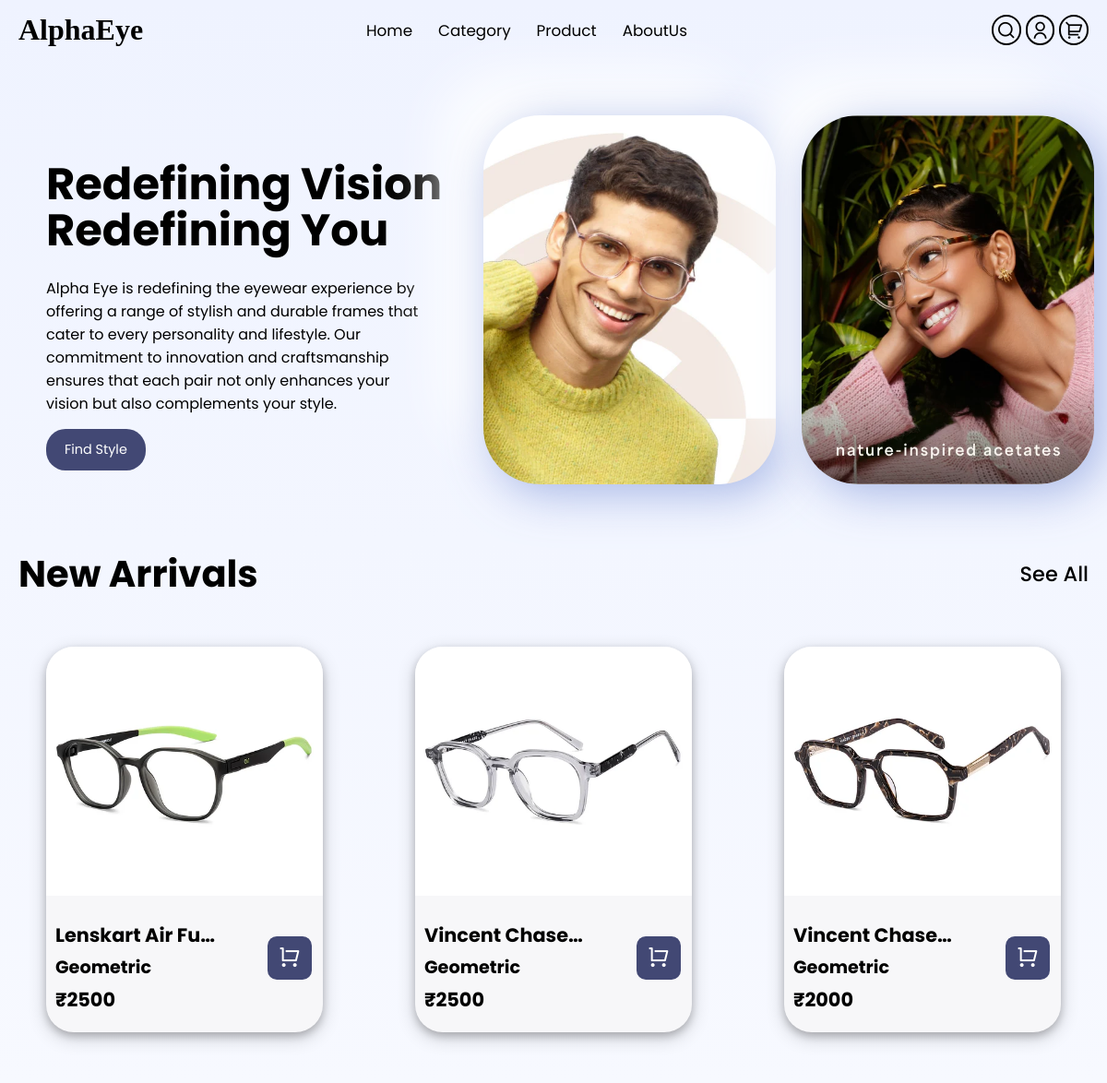
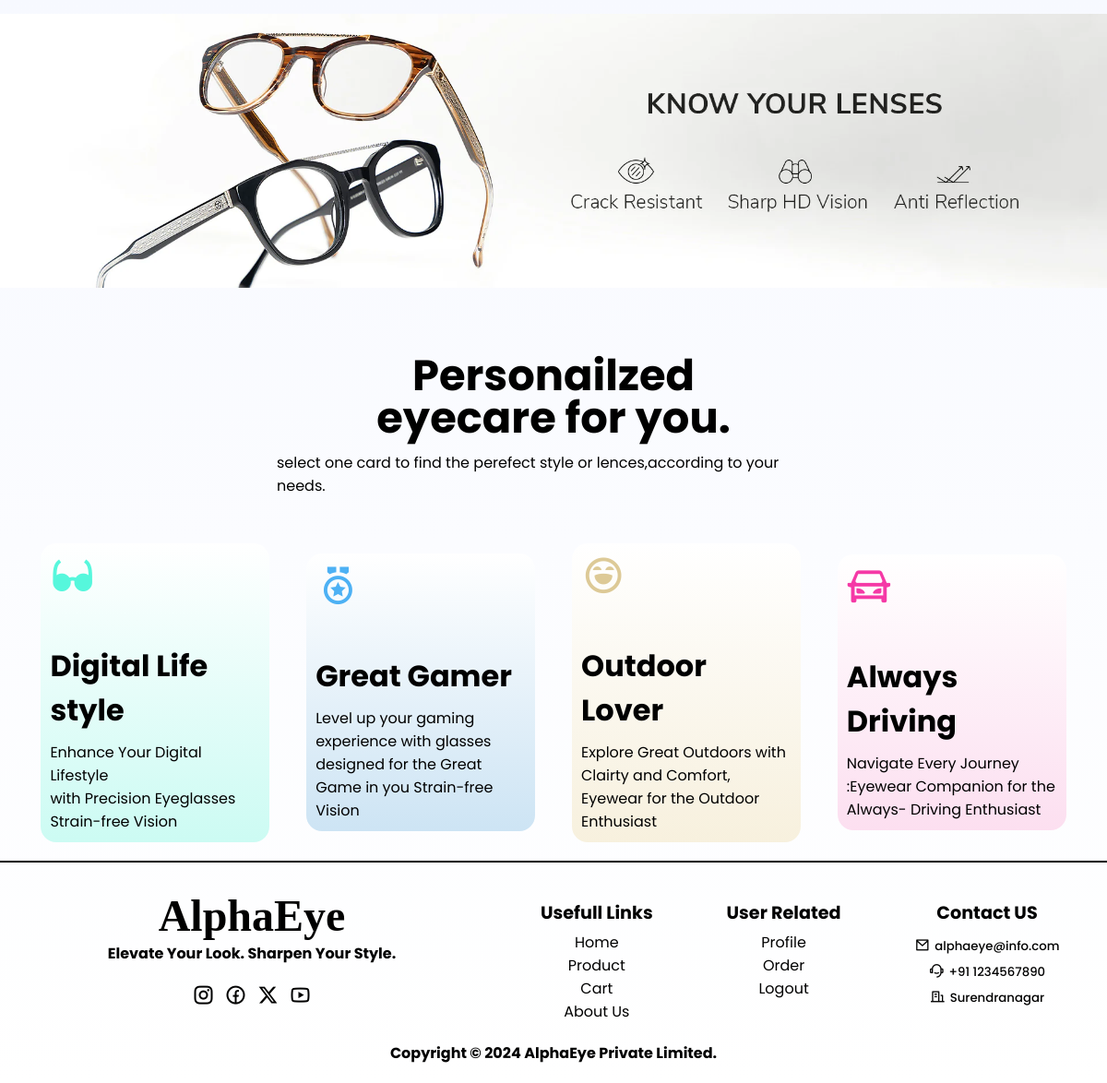
The page / on the database its author committed (2 pictures, top to bottom).
### tables this page shows
CREATE TABLE `product` (
  `productid` int(11) NOT NULL,
  `name` varchar(255) DEFAULT NULL,
  `detail` longtext DEFAULT NULL,
  `mrp` int(11) NOT NULL DEFAULT 0,
  `maincategory` varchar(255) DEFAULT NULL,
  `img1` varchar(255) DEFAULT NULL,
  `img2` varchar(255) DEFAULT NULL,
  `img3` varchar(255) DEFAULT NULL,
  `img4` varchar(255) DEFAULT NULL,
  `color` varchar(255) DEFAULT NULL,
  `status` varchar(255) NOT NULL DEFAULT 'show',
  `addingdate` timestamp NOT NULL DEFAULT current_timestamp(),
  `size` varchar(20) DEFAULT 'medium',
  `sellingprice` int(255) DEFAULT NULL,
  `subcategory` varchar(255) DEFAULT NULL
);

### index.php (the view, shortened to what this page needs)
<!DOCTYPE html>
<html lang="en">
<head>
    <link rel="stylesheet" href="cssStyle/style.css">
    <?php include("config/remixicone.php")?>
</head>
<body>
    <div class="main">
        <?php include("component/nav.php"); ?>
        <div class="hero">
            <div class="left-div">
                <h1>Redefining Vision Redefining You</h1>
                <p>Alpha Eye is redefining the eyewear experience by offering a range
              of stylish and durable frames that cater to every personality and
              lifestyle. Our commitment to innovation and craftsmanship ensures
              that each pair not only enhances your vision but also complements
              your style.</p>
                <a href="viewproduct.php"><button>Find Style</button></a>
            </div>
                <div class="right-div">
                    <div class="neumor-div">
                    <img id="" src="assets/staticimg/homepageimg.jpg" >
                    <img id="" src="assets/staticimg/homepageimg2.jpg" >
                    </div>
                </div>
        </div>
        <div class="newarrivals-div">
            <div class="heading">
                <h1>New Arrivals</h1>
                <a href="viewproduct.php?query=newarrivals"><button>See All</button></a>
            </div>
            <div class="card-div">
                <?php
                    $select ="SELECT * FROM product WHERE addingdate >= DATE_SUB(CURRENT_DATE, INTERVAL 1 MONTH) AND status='show' ORDER BY addingdate DESC";
                    $result1 = mysqli_query($con, $select);
                    $name="";
                    $lenth=0;
                    while($row = mysqli_fetch_assoc($result1)){
                        if($name==$row["name"] || $lenth==3){
                            continue;
                        }
                        else{
                            $name=$row["name"];
                            $lenth+=1;
                        ?>
                                <div class="card">
                                    <a href="product.php?pname=<?php echo $row['name']  ?>&pid=<?php echo $row["productid"]; ?>">
                                    <img src="assets/images/<?php echo $row["img1"]; ?>" alt="main image">
                                    </a>
                                    <div class="detail-sec">
                                        <div class="name-div">
                                            <h3><?php echo $row["name"]; ?></h3>
                                            <h5><?php echo $row["subcategory"]; ?></h5>
                                            <h3>₹<?php echo $row["sellingprice"]; ?></h3>
                                        </div>
                                        <div class="btn-div">
                                            <a href="addcart.php?action=addproduct&type=onlyframe&productid=<?= $row['productid']?>">
                                                <button>
                                                    <i class="ri-shopping-cart-line"></i>
                                                </button>
                                            </a>
                                        </div>
                                    </div>
                                </div>
                    <?php
                    }}?>
            </div>
        </div>
        <div class="img-div">
            <img src="assets/staticimg/benar.jpg" alt="">
        </div>
        <div class="hero2">
            <h1>Personailzed <br> eyecare for you.</h1>
            <p>select one card to find the perefect style or lences,according to your needs.</p>
        </div>
        <div class="boxs">
            <div class="box">
                <i class="ri-glasses-2-fill"></i>
                <h1>Digital Life style</h1>
                <p>Enhance Your Digital Lifestyle<br> with Precision Eyeglasses <br>
                Strain-free Vision</p>
                </div>
                    <div class="box">
                    <i class="ri-medal-line"></i>
                    <h1>Great Gamer</h1>
                    <p>Level up your gaming experience with glasses designed for the Great Game in you
                    Strain-free Vision</p>
                    </div>
                        <div class="box">
                        <i class="ri-emotion-laugh-line"></i>
                        <h1>Outdoor Lover</h1>
                        <p>Explore Great Outdoors with Clairty and Comfort, Eyewear for the Outdoor Enthusiast</p>
                        </div>
                            <div class="box">
                            <i class="ri-roadster-line"></i>
                            <h1>Always Driving</h1>
                            <p>Navigate Every Journey :Eyewear Companion for the Always- Driving Enthusiast</p>
                            </div>
        </div>
            <?php include("component/footer.php");?>
    </div>
</body>
</html>

### config/remixicone.php
<link href="https://cdn.jsdelivr.net/npm/remixicon@4.3.0/fonts/remixicon.css" rel="stylesheet"/>

### component/nav.php (shortened to what this page needs)
<link rel="stylesheet" href="component/nav.css">
<nav>
        <div class="nav-div">
            <div class="left-nav">
                <a href="index.php" >
                    <h1>AlphaEye</h1>
                </a>
            </div>
            <div class="center-nav">
                <ol class="list">
                    <li><a href="index.php">Home<span></span></a></li>
                    <li class="category">
                        Category<span></span>
                    </li>
                    <li><a href="viewproduct.php">Product<span></span></a></li>
                    <li><a href="aboutus.php">AboutUs <span></span></a></li>
                </ol>
            </div>
            <div class="right-nav">
                <div class="search-div">
                    <i class="ri-search-line" id="search-icon"></i>
                </div>
                <?php
                    if(!isset($_SESSION['email'])){
                        ?>
                            <a href="singin.php"><i class="ri-user-line"></i></a>
                        <?php
                    }
                ?>
                <a href="cart.php"><i class="ri-shopping-cart-2-line"></i></a>
            </div>
        </div>
    </nav>

### component/footer.php
<link rel="stylesheet" href="component/footer.css">
<footer>
    <div class="links">
        <div class="brand-part">
                <a href="index.php" >
                    <h1>AlphaEye</h1>
                </a>
                <h3>Elevate Your Look. Sharpen Your Style.</h3>
                <div class="media-link">
                    <a href="https://www.instagram.com/" target="_blank"><i class="ri-instagram-line"></i></a>
                    <a href="https://www.facebook.com/" target="_blank"><i class="ri-facebook-circle-line"></i></a>
                    <a href="https://x.com/" target="_blank"><i class="ri-twitter-x-fill"></i></a>
                    <a href="https://www.youtube.com/" target="_blank"><i class="ri-youtube-line"></i></a>
                </div>
        </div>
        <div class="link-part">
            <div class="section">
                <h3>Usefull Links</h3>
                <a href="index.php">Home</a>
                <a href="viewproduct.php">Product</a>
                <a href="cart.php">Cart</a>
                <a href="aboutus.php">About Us</a>
            </div>
            <div class="section">
                <h3>User Related</h3>
                <a href="profile.php">Profile</a>
                <a href="order.php">Order</a>
                <a href="logout.php">Logout</a>
            </div>
            <div class="section">
                <h3>Contact US</h3>
                <h5><span><i class="ri-mail-line"></i></span>alphaeye@info.com</h5>
                <h5><span><i class="ri-customer-service-2-line"></i></span>+91 1234567890</h5>
                <h5><span><i class="ri-building-line"></i></span>Surendranagar</h5>
            </div>
        </div>
    </div>
    <div class="copyright">
        <h4>Copyright © 2024 AlphaEye Private Limited.</h4>
    </div>
</footer>

### cssStyle/style.css (style rules this page uses)
* { margin: 0; padding: 0; box-sizing:border-box; font-family: "Poppins", sans-serif; }
html body { height:100%; width:100%; color: #000; overflow-x: hidden; }
.main { width: 100%; background: linear-gradient(#EFF3FF,#fff); }
.hero { width: 100%; display: flex; justify-content: center; align-items: center; padding-left: 50px; padding-top:40px; }
.left-div { width: 40%; display: flex; flex-direction: column; align-items:flex-start ; justify-content: flex-start; gap:15px; align-self: flex-start; padding-top:70px; }
.left-div h1 { font-size:3rem; font-weight: 700; width: 100%; line-height: 50px; }
.left-div p { font-size: 1rem; font-weight: 400; width:90%; margin-top: 10px; }
.left-div button { border: none; background-color: #424874; padding:12px 20px; border-radius: 21px; color: #fff; font-size: 0.9rem; }
.right-div { width: 60%; display: flex; flex-direction: row; padding-top: 20px; justify-content: space-around; }
.neumor-div { width: 100%; display: flex; align-items: center; justify-content: space-around; }
.right-div img { height: 400px; object-fit: cover; border-radius: 61px; background: #EFF3FF; box-shadow: 10px 10px 50px #95a8e0cc, -41px -41px 62px #ffffff; width: 46%; }
.newarrivals-div { width: 100%; display: flex; flex-direction: column; align-items: center; justify-content: center; padding-top: 50px; gap: 20px; }
.heading { padding: 17px 20px; display: flex; justify-content: space-between; align-items: center; width: 100%; }
.heading h1 { font-size: 2.5rem; font-weight: 700; }
.heading button { background-color: transparent; border: none; font-weight: 500; transition: all ease 0.5s; font-size: 1.4rem; }
.card-div { display: flex; flex-direction: row; align-items: center; justify-content: space-around; width: 100%; padding-top:12px; }
.card { width: 25%; background-color: #F7F7F9; display: flex; flex-direction: column; border-radius: 30px; overflow: hidden; transition: all ease 0.8s; padding-bottom: 20px; box-shadow: 0 4px 8px 0 rgba(0, 0, 0, 0.2), 0 6px 20px 0 rgba(0, 0, 0, 0.19); }
.card a img { height: 270px; width: 100%; object-fit: cover; }
.detail-sec { display: flex; flex-direction: row; justify-content: space-between; align-items: center; width: 100%; }
.name-div { display: flex; flex-direction: column; gap: 5px; width: 80%; max-width: 80%; padding: 20px 10px; padding-bottom: 0px; }
.name-div h3 { font-size: 1.3rem; text-overflow:ellipsis; width: 80%; white-space: nowrap; overflow: hidden; }
.name-div h5 { font-size:1.2rem ; }
.btn-div { width: 20%; }
.btn-div a button { background-color: #424874; color: #fff; border: none; padding: 10px; border-radius: 10px; width: 80%; text-align:center; align-self: center; }
.btn-div a button i { font-size: 1.5rem; }
.img-div { width: 100%; margin-top: 70px; margin-bottom: 50px; }
.img-div img { width: 100%; object-fit: cover; }
.hero2 { padding-top: 15px; display: flex; flex-direction: column; justify-content: center; align-items: center; width: 50%; margin: auto; gap:7px; }
.hero2 h1 { font-size: 2.9rem; font-weight: 700; text-align: center; line-height: 1.2cm; }
.hero2 p { margin-top:7px; font-size: 1rem; font-weight: 400; }
.boxs { padding:10px; width:100%; display: flex; flex-direction: row; justify-content: center; gap: 40px; align-items:center; margin-top: 40px; }
.box { width: 21%; display: flex; flex-direction: column; gap:9px; border-radius: 17px; padding: 10px; }
.box h1 { margin-top: 40px; }
.box i { font-size: 2.9rem; }
.box:nth-child(1) { background:linear-gradient(#fff,#ccfbf3); }
.box:nth-child(3) { background:linear-gradient(#fff,#f3e7c695); }
.box:nth-child(2) { background:linear-gradient(#fff,#cde4f4); }
.box:nth-child(4) { background:linear-gradient(#fff,#fcdff0); }
.box:nth-child(1) > i { color:#2ff5d4ce; }
.box:nth-child(3) > i { color:#c5a54e95; }
.box:nth-child(2) > i { color:#4db1f4; }
.box:nth-child(4) > i { color:#f539a6; }

### rows shown on the page
product: img1 (picture), name "Lenskart Air Fu…", subcategory "Geometric", sellingprice "2500"
product: img1 (picture), name "Vincent Chase…", subcategory "Geometric", sellingprice "2500"
product: img1 (picture), name "Vincent Chase…", subcategory "Geometric", sellingprice "2000"
